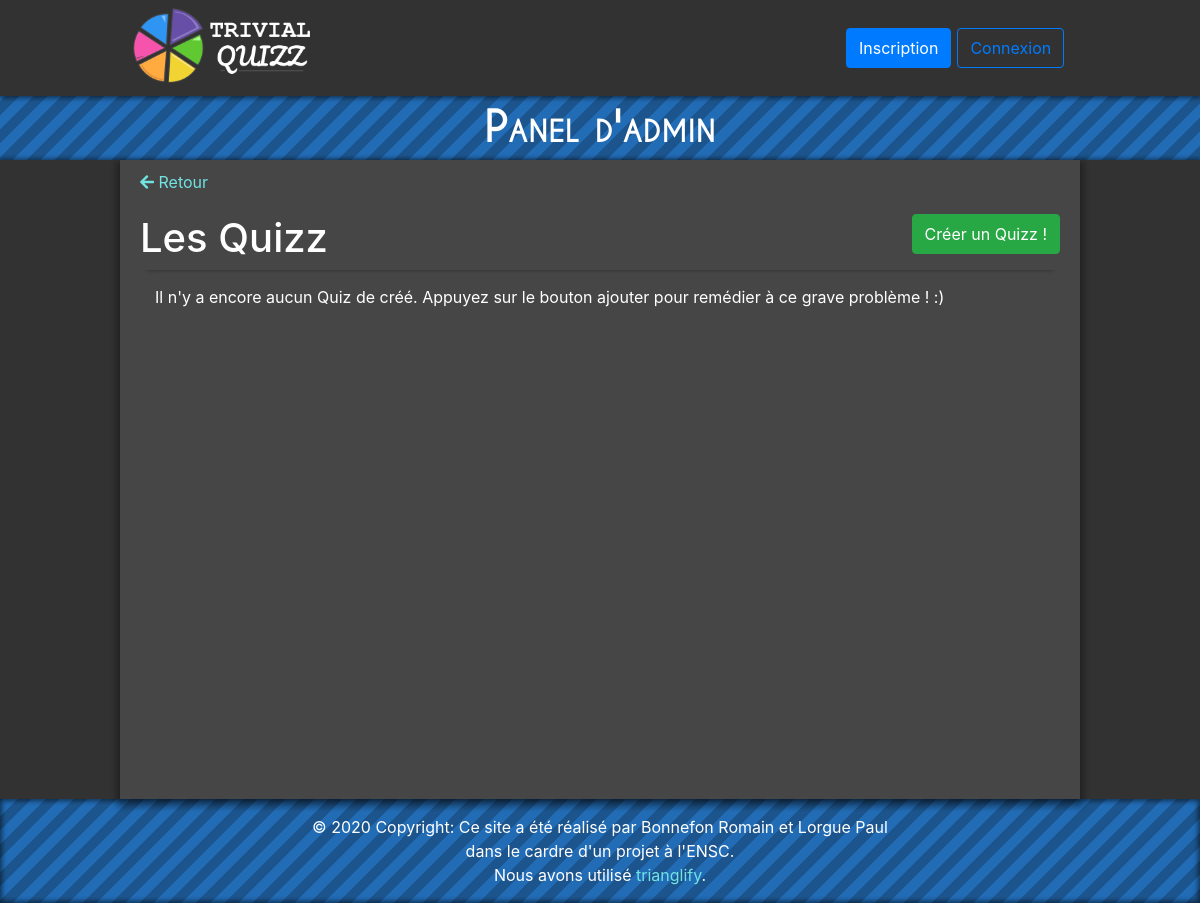
Before: /admin/quizz.php (signed in) with the older database file.
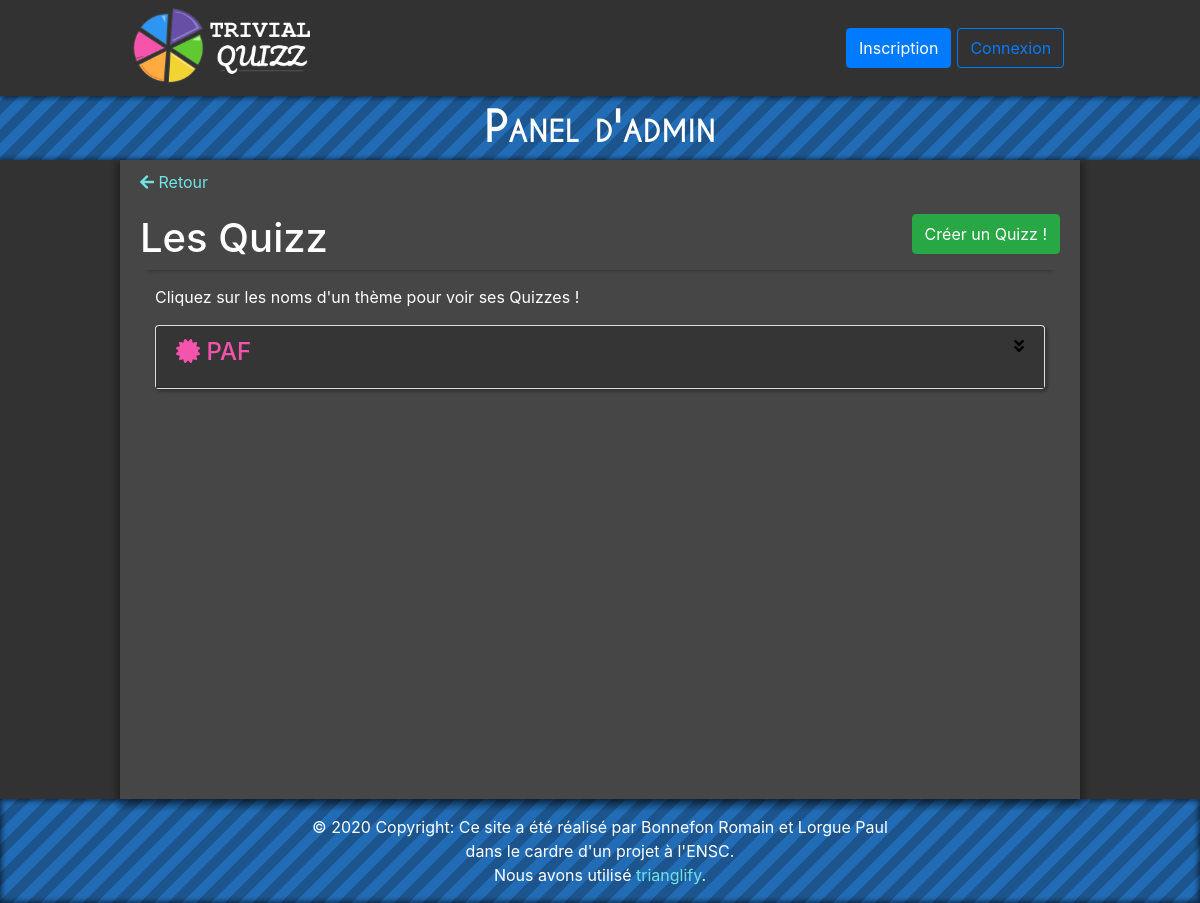
After: the same page with the newer database file.
### tables this page shows
CREATE TABLE quiz
(
  qui_id INTEGER NOT NULL PRIMARY KEY AUTO_INCREMENT,
  qui_nom VARCHAR(50) NOT NULL,
  qui_desc VARCHAR(300) NOT NULL,
  qui_temps INTEGER NOT NULL,
  qui_malus INTEGER NOT NULL,
  th_id INTEGER NOT NULL,
  FOREIGN KEY (th_id) REFERENCES theme(th_id)
);

CREATE TABLE theme
(
  th_id INTEGER NOT NULL PRIMARY KEY AUTO_INCREMENT,
  th_nom VARCHAR(50) NOT NULL,
  th_couleur VARCHAR(7) NOT NULL,
  th_description VARCHAR(500),
  th_is_principal BIT(1)
);

### include/functions.php (called while the page is built, shortened)
<?php
  function tryQueryBDD($bdd, $sql)
  {
    try {
      $request = $bdd -> query($sql);
      $result = $request -> fetchAll();
      if(empty($result)) {
        return null;
      }
      else {
        return $result;
      }
    } catch (\Exception $e) {
      return null;
    }
  }
  function loadQuizzFromSQLResult($result)
  {
    $_QUIZZ["id"] = $result["qui_id"];
    $_QUIZZ["nom"] = $result["qui_nom"];
    $_QUIZZ["desc"] = $result["qui_desc"];
    $_QUIZZ["temps"] = $result["qui_temps"];
    $_QUIZZ["malus"] = $result["qui_malus"];
    $_QUIZZ["id_theme"] = $result["th_id"];
    return $_QUIZZ;
  }
  function loadThemeFromSQLResult($result)
  {
    $_THEME["id"] = $result["th_id"];
    $_THEME["nom"] = $result["th_nom"];
    $_THEME["desc"] = $result["th_description"];
    $_THEME["couleur"] = $result["th_couleur"];
    $_THEME["is_Principal"] = $result["th_is_principal"];
    return $_THEME;
  }
  function tabFormat($data, $fonction){
    if(is_null($data)){
      return null;
    }
    for($i = 0; $i<count($data); $i++)
    {
      $temp = $fonction($data[$i]);
      $id = $temp["id"];
      $_DATA["$id"] = $temp;
    }
    return $_DATA;
  }
        function getAllThemesInfos($bdd)
        {
          $data = tryQueryBDD($bdd, "SELECT * FROM theme");
          return tabFormat($data, "loadThemeFromSQLResult");
        }
        function getAllQuizzesInfos($bdd)
        {
          $data = tryQueryBDD($bdd, "SELECT * FROM quiz ORDER BY th_id");
          return tabFormat($data, "loadQuizzFromSQLResult");
        }
?>

### admin/quizz.php (the view, shortened to what this page needs)
<?php
  require_once "../include/liaisonbdd.php";
  require_once "../include/functions.php";
  $_THEMES = getAllThemesInfos($bdd);
  $_QUIZZES = getAllQuizzesInfos($bdd);
  $messagePasDeQuizz = "Il n'y a encore aucun Quiz de créé. Appuyez sur le bouton ajouter pour remédier à ce grave problème ! :)";
?>
<!doctype html>
<html lang="fr">
<head>
  <?php require_once "../include/header.php"?>
  <link rel="stylesheet" href="../css/cards.css" />
  <link rel="stylesheet" href="../css/modal.css" />
</head>
<body>
  <?php require_once "../include/navbar.php"?>
  <div class="bandeau-principal fond-bleu">
    Panel d'admin
  </div>
  <div class="cadre-global">
    <div class="cadre-central">
      <a class="blue-text" href="../index.php">
        <i class="fas fa-arrow-left" style="height: 2.5em;"></i>
        Retour
      <a/>
      <div class="titre1">
        <h1>Les Quizz</h1>
        <button id="boutonCreerQuizz" type="button" class="btn btn-success button-open-modal" data-toggle="modal" data-target="#modalCreationQuizz">
          Créer un Quizz !
        </button>
      </div>
        <article class="container">
          <div id="containerListQuizz">
            <?php
              if ($_QUIZZES == null)
              {
                echo $messagePasDeQuizz;
              }
              else
              {
                echo "<p>Cliquez sur les noms d'un thème pour voir ses Quizzes !</p>";
                $id_previousTheme = -1;
                foreach ($_QUIZZES as $id => $_QUIZZ)
                {
                  if($_QUIZZ['id_theme'] != $id_previousTheme){
                    $id_previousTheme = $_QUIZZ['id_theme'];
                    ?>
                      <div class="card">
                        <?php $color = $_THEMES["$id_previousTheme"]["couleur"]; ?>
                        <div onclick="collapseOrShow(<?= $id_previousTheme ?>)" class="d-flex justify-content-between card-header" style="background-color: #353535 ;">
                          <h4 style="color: <?= $color ?>">
                            <i class="fas fa-certificate"></i>
                            <?= $_THEMES["$id_previousTheme"]["nom"] ?>
                          </h4>
                          <i id="cardQuizzSymbolN<?= $id_previousTheme ?>" class="fas fa-angle-double-down"></i>
                        </div>
                    <?php
                  }
                  ?>
                <?php
                }
              }
            ?>
          </article>
        </div>
      </div>
</body>
</html>

Changed rows visible on the page:
added quiz: th.th_nom "PAF"
Other visible differences:
$messagePasDeQuizz: "Il n'y a encore aucun Quiz de créé. Appuyez sur le bouton ajouter pour remédier à ce grave problème ! :)" → (not shown)
text now shown: "Cliquez sur les noms d'un thème pour voir ses Quizzes !"
